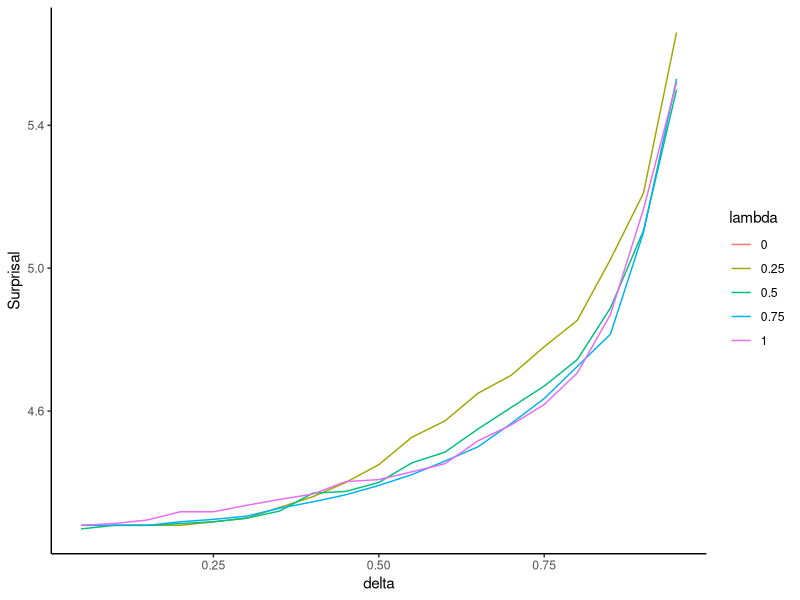
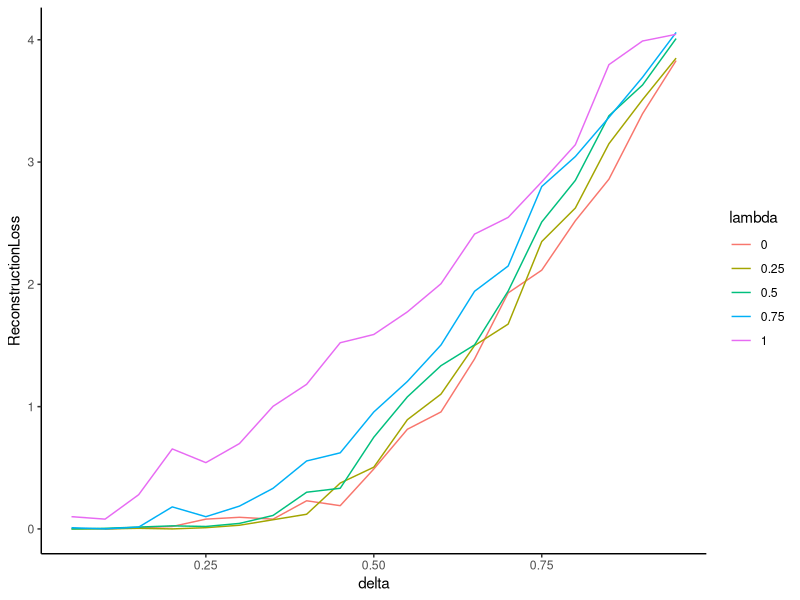

These charts were generated, in order, by the following R code:


library(dplyr)
library(tidyr)
library(ggplot2)
data = read.csv("assembleHyperparameterResults.py.tsv", sep="\t", col.names=c("lambda", "delta", "RealRetentionRate", "Reward", "Surprisal", "ReconstructionLoss", "lr_memory", "lr_autoencoder", "lr_lm", "momentum", "ID", "Script")) %>% filter(grepl("S.py", Script))
data[data$Surprisal==5,]$Surprisal=NA
data$lambda = as.factor(data$lambda)


plot = ggplot(data, aes(x=delta, y=RealRetentionRate)) + geom_point() + geom_line(data=data.frame(x=c(0,1), y=c(1,0)), aes(x=x, y=y))


plot = ggplot(data %>% filter(!grepl("TPS.py", Script)) %>% group_by(delta, lambda) %>% summarise(Surprisal=mean(Surprisal)), aes(x=delta, y=Surprisal, group=lambda, color=lambda)) + geom_line() + theme_classic()
ggsave(plot, file="figures/delta-lambda-surprisal.pdf", height=3, width=5)

plot = ggplot(data %>% filter(!grepl("TPS.py", Script)) %>% group_by(delta, lambda) %>% summarise(ReconstructionLoss=mean(ReconstructionLoss)), aes(x=delta, y=ReconstructionLoss, group=lambda, color=lambda)) + geom_line() + theme_classic()
ggsave(plot, file="figures/delta-lambda-reconstruction.pdf", height=3, width=5)


plot = ggplot(data %>% filter(!grepl("TPS.py", Script)), aes(x=Surprisal, y=ReconstructionLoss, group=lambda, color=lambda)) + geom_smooth() + geom_point() + theme_classic()









